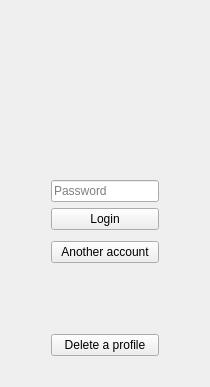
           <widget class="QWidget" name="pagePassword">
            <layout class="QGridLayout" name="gridLayout_6">
             <item row="4" column="0">
              <spacer name="horizontalSpacer_12">
               <property name="orientation">
                <enum>Qt::Orientation::Horizontal</enum>
               </property>
               <property name="sizeHint" stdset="0">
                <size>
                 <width>40</width>
                 <height>20</height>
                </size>
               </property>
              </spacer>
             </item>
             <item row="12" column="1">
              <widget class="QPushButton" name="btnDeleteProfile">
               <property name="cursor">
                <cursorShape>PointingHandCursor</cursorShape>
               </property>
               <property name="text">
                <string>Delete a profile</string>
               </property>
              </widget>
             </item>
             <item row="7" column="1">
              <spacer name="verticalSpacer_17">
               <property name="orientation">
                <enum>Qt::Orientation::Vertical</enum>
               </property>
               <property name="sizeType">
                <enum>QSizePolicy::Policy::Fixed</enum>
               </property>
               <property name="sizeHint" stdset="0">
                <size>
                 <width>20</width>
                 <height>5</height>
                </size>
               </property>
              </spacer>
             </item>
             <item row="2" column="1">
              <widget class="QLabel" name="lblPasswordLogo">
               <property name="text">
                <string/>
               </property>
              </widget>
             </item>
             <item row="5" column="1">
              <widget class="QLineEdit" name="leProfilePass">
               <property name="text">
                <string/>
               </property>
               <property name="echoMode">
                <enum>QLineEdit::EchoMode::Password</enum>
               </property>
               <property name="placeholderText">
                <string>Password</string>
               </property>
              </widget>
             </item>
             <item row="9" column="1">
              <spacer name="verticalSpacer_18">
               <property name="orientation">
                <enum>Qt::Orientation::Vertical</enum>
               </property>
               <property name="sizeType">
                <enum>QSizePolicy::Policy::Fixed</enum>
               </property>
               <property name="sizeHint" stdset="0">
                <size>
                 <width>20</width>
                 <height>5</height>
                </size>
               </property>
              </spacer>
             </item>
             <item row="3" column="1">
              <spacer name="verticalSpacer_10">
               <property name="orientation">
                <enum>Qt::Orientation::Vertical</enum>
               </property>
               <property name="sizeType">
                <enum>QSizePolicy::Policy::Fixed</enum>
               </property>
               <property name="sizeHint" stdset="0">
                <size>
                 <width>20</width>
                 <height>5</height>
                </size>
               </property>
              </spacer>
             </item>
             <item row="0" column="1">
              <spacer name="verticalSpacer_7">
               <property name="orientation">
                <enum>Qt::Orientation::Vertical</enum>
               </property>
               <property name="sizeType">
                <enum>QSizePolicy::Policy::Expanding</enum>
               </property>
               <property name="sizeHint" stdset="0">
                <size>
                 <width>20</width>
                 <height>40</height>
                </size>
               </property>
              </spacer>
             </item>
             <item row="4" column="1">
              <widget class="QWidget" name="wPasswordIdentity" native="true">
               <layout class="QVBoxLayout" name="verticalLayout_6">
                <item>
                 <spacer name="verticalSpacer_19">
                  <property name="orientation">
                   <enum>Qt::Orientation::Vertical</enum>
                  </property>
                  <property name="sizeType">
                   <enum>QSizePolicy::Policy::Fixed</enum>
                  </property>
                  <property name="sizeHint" stdset="0">
                   <size>
                    <width>20</width>
                    <height>10</height>
                   </size>
                  </property>
                 </spacer>
                </item>
                <item>
                 <layout class="QVBoxLayout" name="lytPasswordIdentity"/>
                </item>
               </layout>
              </widget>
             </item>
             <item row="4" column="2">
              <spacer name="horizontalSpacer_11">
               <property name="orientation">
                <enum>Qt::Orientation::Horizontal</enum>
               </property>
               <property name="sizeHint" stdset="0">
                <size>
                 <width>40</width>
                 <height>20</height>
                </size>
               </property>
              </spacer>
             </item>
             <item row="11" column="1">
              <spacer name="verticalSpacer_16">
               <property name="orientation">
                <enum>Qt::Orientation::Vertical</enum>
               </property>
               <property name="sizeHint" stdset="0">
                <size>
                 <width>20</width>
                 <height>40</height>
                </size>
               </property>
              </spacer>
             </item>
             <item row="8" column="1">
              <widget class="QPushButton" name="btnSwitchAccount">
               <property name="cursor">
                <cursorShape>PointingHandCursor</cursorShape>
               </property>
               <property name="text">
                <string>Another account</string>
               </property>
              </widget>
             </item>
             <item row="6" column="1">
              <widget class="QPushButton" name="btnProfileLogin">
               <property name="cursor">
                <cursorShape>PointingHandCursor</cursorShape>
               </property>
               <property name="text">
                <string>Login</string>
               </property>
              </widget>
             </item>
             <item row="10" column="1">
              <widget class="QLabel" name="lblPwErrorBanner">
               <property name="text">
                <string/>
               </property>
               <property name="hidden" stdset="0">
                <bool>true</bool>
               </property>
              </widget>
             </item>
             <item row="13" column="1">
              <spacer name="verticalSpacer_6">
               <property name="orientation">
                <enum>Qt::Orientation::Vertical</enum>
               </property>
               <property name="sizeType">
                <enum>QSizePolicy::Policy::Fixed</enum>
               </property>
               <property name="sizeHint" stdset="0">
                <size>
                 <width>20</width>
                 <height>20</height>
                </size>
               </property>
              </spacer>
             </item>
             <item row="1" column="1">
              <spacer name="verticalSpacer_24">
               <property name="orientation">
                <enum>Qt::Orientation::Vertical</enum>
               </property>
               <property name="sizeType">
                <enum>QSizePolicy::Policy::Fixed</enum>
               </property>
               <property name="sizeHint" stdset="0">
                <size>
                 <width>20</width>
                 <height>70</height>
                </size>
               </property>
              </spacer>
             </item>
            </layout>
           </widget>
